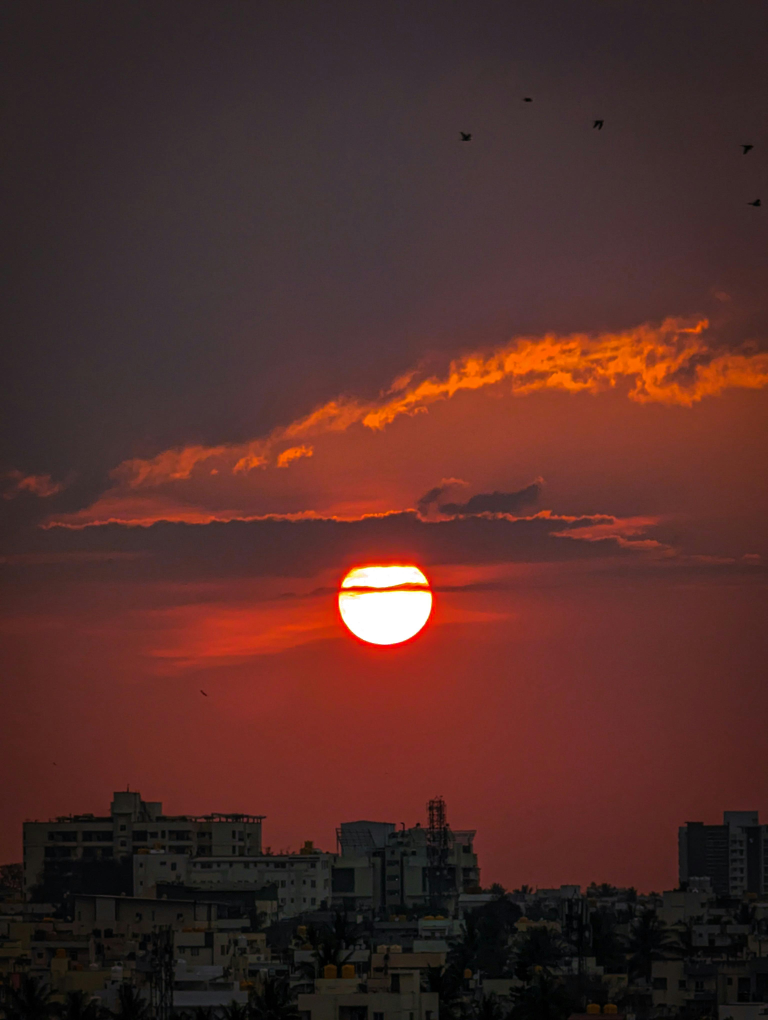
#> input picture SamplePhoto.jpg, 3072 x 4080 px (shown at 1/4 size)
$ python ImageResizer.py
#> lines starting #> are read from the running program, lines starting #| are printed output that depends on the picture
#> the answer given: SamplePhoto.jpg
#> the answer given: newImage.jpg
#> the answer given: 3
import cv2
import os


def resize_and_save_image(src, dest, scale):

#> called with src = 'SamplePhoto.jpg', dest = 'newImage.jpg', scale = 3
    try:
        # read the Image
        image = cv2.imread(src, cv2.IMREAD_UNCHANGED)
#> image is the input picture: shape (4080, 3072, 3); mean B, G, R 40.4, 44.7, 80.7

        print()
        print("Configuration of input Image: ")
        print("Height:", image.shape[0], "Width:", image.shape[1])
#| Height: 4080 Width: 3072

        # Calculate new width and height of Image
        new_width = int(image.shape[1] * scale / 100)
#> new_width = 92
        new_height = int(image.shape[0] * scale / 100)
#> new_height = 122

        # resize the image
        resized_image = cv2.resize(image, (new_width, new_height))
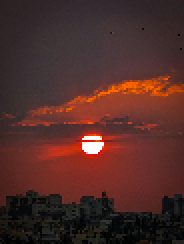
#> resized_image: shape (122, 92, 3) (shown 2 times larger); mean B, G, R 40.3, 44.5, 80.5
        cv2.imwrite(dest, resized_image)

        print()
        print("Configuration of resized Image: ")
        print("Height:", resized_image.shape[0], "Width:", resized_image.shape[1])
#| Height: 122 Width: 92

        return True

    except ValueError:
        print("scalePercent : Input Mismatch Error")
        return False

    except cv2.error as e:
        print(f"OpenCVError : {e}")
        print("Error in reading or processing the Image, Please try again.")
        return False

    except FileNotFoundError:
        print("Error: Destination Path is invalid, Please provide a valid path.")
        return False


if __name__ == "__main__":
    flag = 0

    while flag == 0:
        source = input("Enter the source of Image: ")

        if source.lower() == "q":
            break

        if os.path.exists(source):
            destination = input("Enter the destination of Image: ")
            try:
                scalePercent = int(input("Enter the scale percentage of Image: "))

                success = resize_and_save_image(source, destination, scalePercent)

                if success:
                    flag = 1
                    cv2.destroyAllWindows()

            except ValueError:
                print("scalePercent : Invalid input, Please a valid input.")

        else:
            print("Error in accessing the file, Please try again.")
